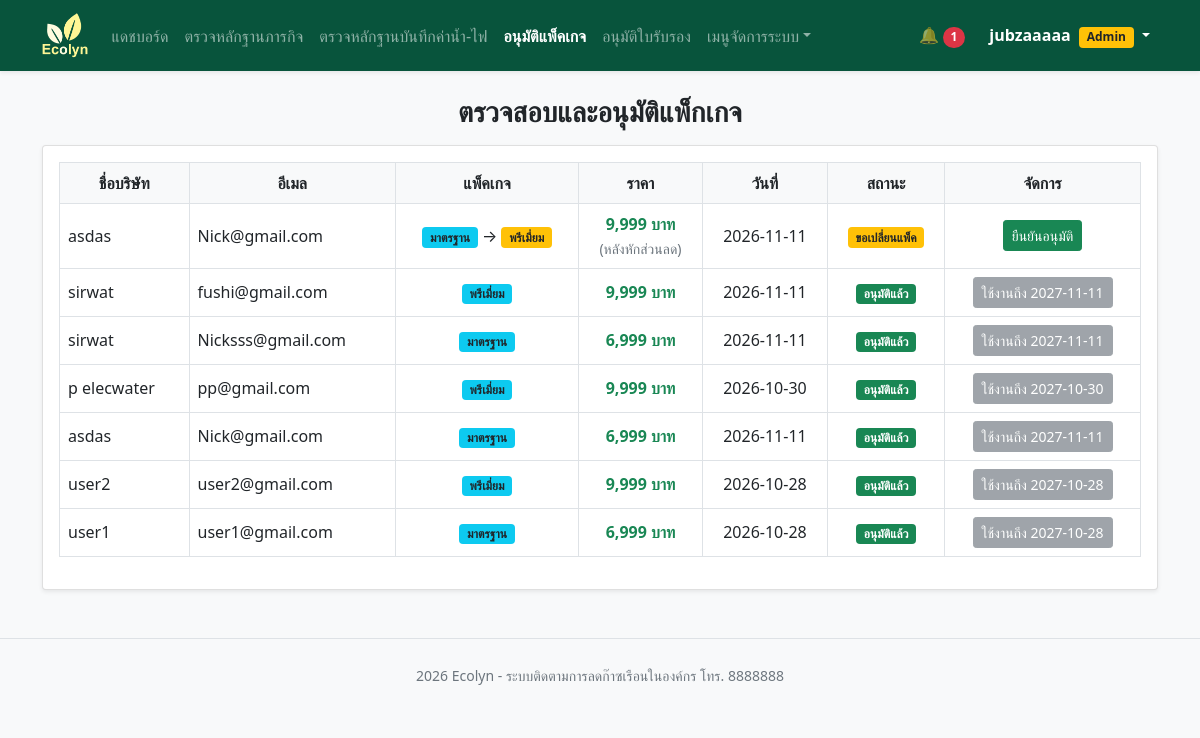
Screenshot of /admin/pack_review.php (signed in) with the database file from the repository.
### tables this page shows
CREATE TABLE `company` (
  `id` int(11) NOT NULL,
  `role_id` int(11) NOT NULL DEFAULT 2,
  `email` varchar(255) NOT NULL,
  `pass` varchar(255) NOT NULL,
  `name` varchar(255) NOT NULL,
  `tel` varchar(13) NOT NULL,
  `status` enum('Y','N') NOT NULL DEFAULT 'Y',
  `create_at` datetime NOT NULL DEFAULT current_timestamp()
);

CREATE TABLE `members` (
  `id` int(11) NOT NULL,
  `company_id` int(11) NOT NULL,
  `pack_id` int(11) DEFAULT NULL,
  `status_mem` enum('Y','N') NOT NULL DEFAULT 'Y',
  `date_mem` date DEFAULT NULL,
  `end_mem` date DEFAULT NULL,
  `pay_price` decimal(10,2) NOT NULL DEFAULT 0.00,
  `cert_status` enum('N','Y') DEFAULT NULL,
  `cert_date` date DEFAULT NULL,
  `cert_req` date DEFAULT NULL,
  `newpack_id` int(11) DEFAULT NULL,
  `newpay` int(11) DEFAULT NULL,
  `new_date` date DEFAULT NULL
);

CREATE TABLE `pack` (
  `id` int(11) NOT NULL,
  `name` varchar(255) NOT NULL,
  `price` int(11) NOT NULL,
  `detail` text NOT NULL
);

### admin/pack_review.php (the view, shortened to what this page needs)
<?php
include '../config.php';
$cos = [];
$r = mysqli_query($conn, "select * from company");
while($x = mysqli_fetch_assoc($r)) $cos[$x['id']] = $x;
$packs = [];
$r = mysqli_query($conn, "select * from pack");
while($x = mysqli_fetch_assoc($r)) $packs[$x['id']] = $x;
$member_result = mysqli_query($conn, "select * from members order by (status_mem='N' or newpack_id is not null) desc, id desc");
?>
<!DOCTYPE html>
<html lang="th">
<head>
</head>
<body class="bg-light">
    <?php include '../navbar.php'; ?>
    <div class="container">
        <h3 class="fw-bold mt-3 text-center">ตรวจสอบและอนุมัติแพ็กเกจ</h3>
        <div class="card shadow-sm p-3 mt-3">
            <table class="table table-hover table-bordered align-middle">
                <thead class="bg-light">
                    <tr class="text-center">
                        <th>ชื่อบริษัท</th>
                        <th>อีเมล</th>
                        <th>แพ็คเกจ</th>
                        <th>ราคา</th>
                        <th>วันที่</th>
                        <th>สถานะ</th>
                        <th>จัดการ</th>
                    </tr>
                </thead>
                <tbody>
                <?php while($m = mysqli_fetch_assoc($member_result)): ?>
                    <?php
                        $is_change = !empty($m['newpack_id']);
                        $co = $cos[$m['company_id']];
                        $pk = $packs[$m['pack_id']] ?? null;
                        $new = $packs[$m['newpack_id']] ?? null;
                    ?>
                    <tr class="text-center">
                        <td class="text-start"><?= $co['name'] ?></td>
                        <td class="text-start"><?= $co['email'] ?></td>
                        <td>
                            <span class="badge bg-info text-dark"><?= $pk['name'] ?? '' ?></span>
                            <?php if($is_change): ?> → <span class="badge bg-warning text-dark"><?= $new['name'] ?? '' ?></span><?php endif; ?>
                        </td>
                        <td>
                            <b class="text-success"><?= number_format($is_change ? ($m['newpay'] ?? 0) : ($pk['price'] ?? 0)) ?> บาท</b>
                            <?= $is_change ? '<br><small class="text-muted">(หลังหักส่วนลด)</small>' : '' ?>
                        </td>
                        <td><?= $m['date_mem'] ?></td>
                        <td>
                            <?php if($is_change): ?>
                                <span class="badge bg-warning text-dark">ขอเปลี่ยนแพ็ค</span>
                            <?php elseif($m['status_mem'] == 'Y'): ?>
                                <span class="badge bg-success">อนุมัติแล้ว</span>
                            <?php else: ?>
                                <span class="badge bg-warning text-dark">รออนุมัติ</span>
                            <?php endif; ?>
                        </td>
                        <td class="text-nowrap">
                            <?php if(!$is_change && $m['status_mem'] == 'Y'): ?>
                                <button class="btn btn-sm btn-secondary" disabled>ใช้งานถึง <?= $m['end_mem'] ?></button>
                            <?php else: ?>
                                <form method="post" onsubmit="return confirm('ยืนยันอนุมัติแพ็คเกจนี้ใช่หรือไม่?')">
                                    <button class="btn btn-sm btn-success">ยืนยันอนุมัติ</button>
                                </form>
                            <?php endif; ?>
                        </td>
                    </tr>
                <?php endwhile; ?>
                </tbody>
            </table>
        </div>
    </div>
<?php include '../footer.php'; ?>
</body>
</html>

### navbar.php (shortened to what this page needs)
<?php
include 'config.php';
$in_admin = strpos($_SERVER['PHP_SELF'], '/admin/') !== false;
$base = $in_admin ? '../' : '';
$admin = $in_admin ? '' : 'admin/';
$page = basename($_SERVER['PHP_SELF']);
$cid = $_SESSION['company_id'] ?? 0;
$company = null;
$unread = 0;
if($cid){
    $company = mysqli_fetch_assoc(mysqli_query($conn, "select * from company where id=$cid"));
    $unread = mysqli_num_rows(mysqli_query($conn, "select * from noti where recip_id=$cid and is_read=0"));
}
$is_admin = ($company['role_id'] ?? 0) == 1;
$admin_menu = [
    'dashboard.php'=>'แดชบอร์ด',
    'mission_review.php'=>'ตรวจหลักฐานภารกิจ',
    'utility_review.php'=>'ตรวจหลักฐานบันทึกค่าน้ำ-ไฟ',
    'pack_review.php'=>'อนุมัติแพ็คเกจ',
    'certificate_review.php'=>'อนุมัติใบรับรอง'
    ];
?>
<link rel="stylesheet" href="<?= $base ?>css/bootstrap.min.css">
<nav class="navbar navbar-expand-lg navbar-dark mb-4 shadow-sm bg-green">
    <div class="container">
        <a href="<?= $base ?>index.php" class="navbar-brand">
            <img src="<?= $base ?>img/Logo.png" style="height:45px;">
        </a>
        <div class="collapse navbar-collapse bg" id="navMenu">
            <ul class="navbar-nav me-auto">
                <?php if($is_admin): ?>
                    <?php foreach($admin_menu as $file => $label): ?>
                        <li class="nav-item">
                            <a class="nav-link <?= $page == $file ? 'active fw-bold' : '' ?>" href="<?= $admin . $file ?>"><?= $label ?></a>
                        </li>
                    <?php endforeach; ?>
                    <li class="nav-item dropdown">
                        <a href="#" class="nav-link dropdown-toggle" data-bs-toggle="dropdown">เมนูจัดการระบบ</a>
                    </li>
                <?php endif; ?>
            </ul>
            <ul class="navbar-nav align-items-center">
                <?php if($company): ?>
                    <li class="nav-item me-2">
                        <a class="nav-link" href="<?= $base ?>noti.php">
                            🔔 <?php if($unread > 0): ?><span class="badge bg-danger rounded-pill"><?= $unread ?></span><?php endif; ?>
                        </a>
                    </li>
                    <li class="nav-item dropdown">
                        <a class="nav-link dropdown-toggle text-white fw-bold" href="#" data-bs-toggle="dropdown">
                            <?= $company['name'] ?>
                            <?php if($is_admin): ?><span class="badge bg-warning text-dark ms-1">Admin</span><?php endif; ?>
                        </a>
                    </li>
                <?php endif; ?>
            </ul>
        </div>
    </div>
</nav>

### navbar.php (style rules this page uses)
.bg-green { background-color: #08543c; }

### rows the page displays
company: name "jubzaaaaa"
members: company.name "asdas", company.email "Nick@gmail.com", pack.name "มาตรฐาน", newpack.name "พรีเมี่ยม", newpack+newpay "9,999", shows "(หลังหักส่วนลด)", date_mem "2026-11-11", shows "ขอเปลี่ยนแพ็ค"
members: company.name "sirwat", company.email "fushi@gmail.com", pack.name "พรีเมี่ยม", newpack+pack "9,999", date_mem "2026-11-11", status_mem "อนุมัติแล้ว", end_mem "2027-11-11"
members: company.name "sirwat", company.email "Nicksss@gmail.com", pack.name "มาตรฐาน", newpack+pack "6,999", date_mem "2026-11-11", status_mem "อนุมัติแล้ว", end_mem "2027-11-11"
members: company.name "p elecwater", company.email "pp@gmail.com", pack.name "พรีเมี่ยม", newpack+pack "9,999", date_mem "2026-10-30", status_mem "อนุมัติแล้ว", end_mem "2027-10-30"
members: company.name "asdas", company.email "Nick@gmail.com", pack.name "มาตรฐาน", newpack+pack "6,999", date_mem "2026-11-11", status_mem "อนุมัติแล้ว", end_mem "2027-11-11"
members: company.name "user2", company.email "user2@gmail.com", pack.name "พรีเมี่ยม", newpack+pack "9,999", date_mem "2026-10-28", status_mem "อนุมัติแล้ว", end_mem "2027-10-28"
members: company.name "user1", company.email "user1@gmail.com", pack.name "มาตรฐาน", newpack+pack "6,999", date_mem "2026-10-28", status_mem "อนุมัติแล้ว", end_mem "2027-10-28"

### other values shown
$label "แดชบอร์ด"
$label "ตรวจหลักฐานภารกิจ"
$label "ตรวจหลักฐานบันทึกค่าน้ำ-ไฟ"
$label "อนุมัติแพ็คเกจ"
$label "อนุมัติใบรับรอง"
$unread "1"
